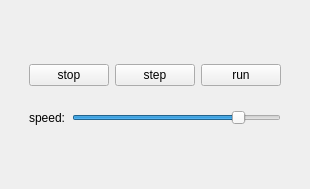
<?xml version="1.0" encoding="UTF-8"?>
<ui version="4.0">
 <class>Stepper</class>
 <widget class="QWidget" name="Stepper">
  <property name="geometry">
   <rect>
    <x>0</x>
    <y>0</y>
    <width>306</width>
    <height>189</height>
   </rect>
  </property>
  <property name="windowTitle">
   <string>Stepper</string>
  </property>
  <layout class="QVBoxLayout" name="verticalLayout_2">
   <item>
    <widget class="QWidget" name="verticalWidget" native="true">
     <property name="sizePolicy">
      <sizepolicy hsizetype="Preferred" vsizetype="Maximum">
       <horstretch>0</horstretch>
       <verstretch>0</verstretch>
      </sizepolicy>
     </property>
     <property name="maximumSize">
      <size>
       <width>300</width>
       <height>16777215</height>
      </size>
     </property>
     <layout class="QVBoxLayout" name="verticalLayout">
      <item>
       <widget class="QWidget" name="btnWidget" native="true">
        <property name="sizePolicy">
         <sizepolicy hsizetype="Preferred" vsizetype="Maximum">
          <horstretch>0</horstretch>
          <verstretch>0</verstretch>
         </sizepolicy>
        </property>
        <layout class="QHBoxLayout" name="horizontalLayout">
         <item>
          <widget class="QPushButton" name="stopButton">
           <property name="text">
            <string>stop</string>
           </property>
          </widget>
         </item>
         <item>
          <widget class="QPushButton" name="stepButton">
           <property name="text">
            <string>step</string>
           </property>
          </widget>
         </item>
         <item>
          <widget class="QPushButton" name="runButton">
           <property name="text">
            <string>run</string>
           </property>
          </widget>
         </item>
        </layout>
       </widget>
      </item>
      <item>
       <widget class="QWidget" name="horizontalWidget" native="true">
        <property name="sizePolicy">
         <sizepolicy hsizetype="Preferred" vsizetype="Maximum">
          <horstretch>0</horstretch>
          <verstretch>0</verstretch>
         </sizepolicy>
        </property>
        <layout class="QHBoxLayout" name="horizontalLayout_2">
         <item>
          <widget class="QLabel" name="label">
           <property name="text">
            <string>speed:</string>
           </property>
          </widget>
         </item>
         <item>
          <widget class="QSlider" name="speedSlider">
           <property name="minimum">
            <number>10</number>
           </property>
           <property name="maximum">
            <number>120</number>
           </property>
           <property name="value">
            <number>100</number>
           </property>
           <property name="orientation">
            <enum>Qt::Horizontal</enum>
           </property>
          </widget>
         </item>
        </layout>
       </widget>
      </item>
     </layout>
    </widget>
   </item>
  </layout>
 </widget>
 <resources/>
 <connections/>
</ui>
